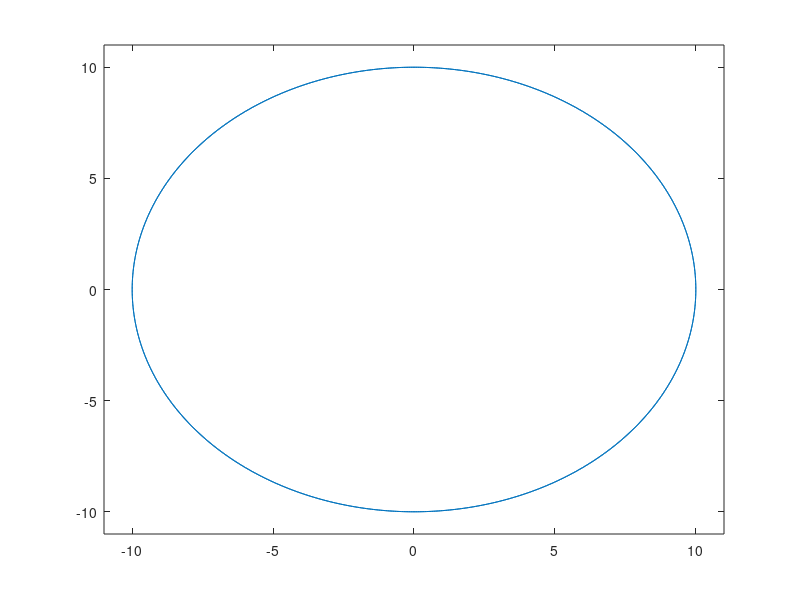
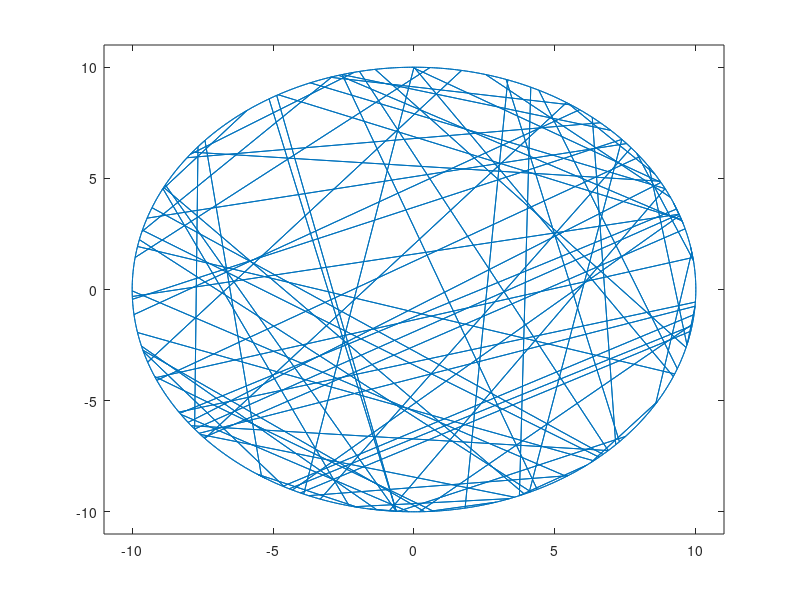

Here is the MATLAB script that generated these plots, in order:
clear;
close all;
clc;

SIZE = 1000;
PROBABILITY = 0.1;
C = 2;

graph = zeros(SIZE);
for i = 1:C/2
  graph(SIZE+i:SIZE+1:SIZE*SIZE) = 1;
  graph(SIZE*(SIZE-1)+1) = 1;
end

graph = graph'+graph;

r=10;
angle = (0:(pi*2/SIZE):pi*2)';
x = arrayfun(@(x) r*cos(x), angle);
y = arrayfun(@(x) r*sin(x), angle);
coordinates = [x y];
gplot(graph, [x y]);
axis([-r-1 r+1 -r-1 r+1]);

numEdges = SIZE*C/2;

for i = 1:numEdges
  if (rand() < PROBABILITY)
    index = randperm(SIZE, 2);
    smaller = min(index(1), index(2));
    bigger = max(index(1), index(2));
    graph(smaller, bigger) = 1;
  end
end

graph = sign(graph'+graph);
figure()
gplot(graph, [x y]);
axis([-r-1 r+1 -r-1 r+1]);